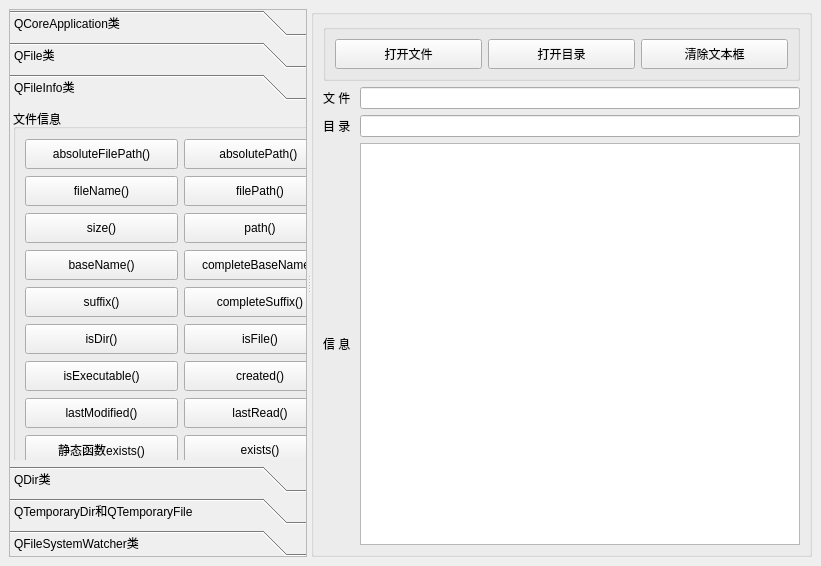
<?xml version="1.0" encoding="UTF-8"?>
<ui version="4.0">
 <class>MainWindow</class>
 <widget class="QMainWindow" name="MainWindow">
  <property name="geometry">
   <rect>
    <x>0</x>
    <y>0</y>
    <width>821</width>
    <height>566</height>
   </rect>
  </property>
  <property name="windowTitle">
   <string>MainWindow</string>
  </property>
  <widget class="QWidget" name="centralwidget">
   <layout class="QVBoxLayout" name="verticalLayout_10">
    <item>
     <widget class="QSplitter" name="splitter">
      <property name="orientation">
       <enum>Qt::Orientation::Horizontal</enum>
      </property>
      <widget class="QToolBox" name="toolBox">
       <property name="maximumSize">
        <size>
         <width>400</width>
         <height>16777215</height>
        </size>
       </property>
       <property name="frameShape">
        <enum>QFrame::Shape::StyledPanel</enum>
       </property>
       <property name="currentIndex">
        <number>2</number>
       </property>
       <widget class="QWidget" name="pageApp">
        <property name="geometry">
         <rect>
          <x>0</x>
          <y>0</y>
          <width>397</width>
          <height>313</height>
         </rect>
        </property>
        <attribute name="icon">
         <iconset>
          <normaloff>:/images/images/802.bmp</normaloff>:/images/images/802.bmp</iconset>
        </attribute>
        <attribute name="label">
         <string>QCoreApplication类</string>
        </attribute>
        <layout class="QVBoxLayout" name="verticalLayout_3">
         <item>
          <widget class="QGroupBox" name="groupBox_8">
           <property name="title">
            <string/>
           </property>
           <layout class="QVBoxLayout" name="verticalLayout_2">
            <item>
             <widget class="QPushButton" name="pushButton">
              <property name="minimumSize">
               <size>
                <width>0</width>
                <height>30</height>
               </size>
              </property>
              <property name="toolTip">
               <string>Returns the directory that contains the application executable</string>
              </property>
              <property name="text">
               <string>applicationDirPath()</string>
              </property>
             </widget>
            </item>
            <item>
             <widget class="QPushButton" name="pushButton_2">
              <property name="minimumSize">
               <size>
                <width>0</width>
                <height>30</height>
               </size>
              </property>
              <property name="toolTip">
               <string>Returns the file path of the application executable</string>
              </property>
              <property name="text">
               <string>applicationFilePath()</string>
              </property>
             </widget>
            </item>
            <item>
             <widget class="QPushButton" name="pushButton_3">
              <property name="minimumSize">
               <size>
                <width>0</width>
                <height>30</height>
               </size>
              </property>
              <property name="toolTip">
               <string>This property holds the name of this application</string>
              </property>
              <property name="text">
               <string>applicationName()</string>
              </property>
             </widget>
            </item>
            <item>
             <widget class="QPushButton" name="pushButton_4">
              <property name="minimumSize">
               <size>
                <width>0</width>
                <height>30</height>
               </size>
              </property>
              <property name="toolTip">
               <string>Returns a list of paths that the application will search when dynamically loading libraries</string>
              </property>
              <property name="text">
               <string>libraryPaths()</string>
              </property>
             </widget>
            </item>
            <item>
             <widget class="QPushButton" name="pushButton_61">
              <property name="toolTip">
               <string>This property holds the name of the organization that wrote this application</string>
              </property>
              <property name="text">
               <string>organizationName()</string>
              </property>
             </widget>
            </item>
            <item>
             <widget class="QPushButton" name="pushButton_40">
              <property name="minimumSize">
               <size>
                <width>0</width>
                <height>30</height>
               </size>
              </property>
              <property name="toolTip">
               <string>Enters the main event loop and waits until exit() is called</string>
              </property>
              <property name="text">
               <string>exit() 退出应用程序</string>
              </property>
             </widget>
            </item>
           </layout>
          </widget>
         </item>
        </layout>
       </widget>
       <widget class="QWidget" name="pageFile">
        <property name="geometry">
         <rect>
          <x>0</x>
          <y>0</y>
          <width>397</width>
          <height>313</height>
         </rect>
        </property>
        <attribute name="icon">
         <iconset>
          <normaloff>:/images/images/804.bmp</normaloff>:/images/images/804.bmp</iconset>
        </attribute>
        <attribute name="label">
         <string>QFile类</string>
        </attribute>
        <layout class="QVBoxLayout" name="verticalLayout_8">
         <item>
          <widget class="QGroupBox" name="groupBox_10">
           <property name="title">
            <string>静态函数</string>
           </property>
           <layout class="QGridLayout" name="gridLayout_7">
            <item row="1" column="1">
             <widget class="QPushButton" name="pushButton_50">
              <property name="minimumSize">
               <size>
                <width>0</width>
                <height>30</height>
               </size>
              </property>
              <property name="toolTip">
               <string>Renames the file oldName to newName. </string>
              </property>
              <property name="text">
               <string>rename()</string>
              </property>
             </widget>
            </item>
            <item row="0" column="1">
             <widget class="QPushButton" name="pushButton_51">
              <property name="minimumSize">
               <size>
                <width>0</width>
                <height>30</height>
               </size>
              </property>
              <property name="toolTip">
               <string>Returns true if the file specified by fileName exists; otherwise returns false.</string>
              </property>
              <property name="text">
               <string>exists()</string>
              </property>
             </widget>
            </item>
            <item row="0" column="0">
             <widget class="QPushButton" name="pushButton_48">
              <property name="minimumSize">
               <size>
                <width>0</width>
                <height>30</height>
               </size>
              </property>
              <property name="toolTip">
               <string>Copies the file fileName to newName.</string>
              </property>
              <property name="text">
               <string>copy()</string>
              </property>
             </widget>
            </item>
            <item row="1" column="0">
             <widget class="QPushButton" name="pushButton_49">
              <property name="minimumSize">
               <size>
                <width>0</width>
                <height>30</height>
               </size>
              </property>
              <property name="toolTip">
               <string>Removes the file specified by the fileName given.</string>
              </property>
              <property name="text">
               <string>remove()</string>
              </property>
             </widget>
            </item>
           </layout>
           <zorder>pushButton_48</zorder>
           <zorder>pushButton_49</zorder>
           <zorder>pushButton_50</zorder>
           <zorder>pushButton_51</zorder>
          </widget>
         </item>
         <item>
          <widget class="QGroupBox" name="groupBox_9">
           <property name="title">
            <string>成员函数</string>
           </property>
           <layout class="QGridLayout" name="gridLayout_5">
            <item row="0" column="0">
             <widget class="QPushButton" name="pushButton_53">
              <property name="minimumSize">
               <size>
                <width>0</width>
                <height>30</height>
               </size>
              </property>
              <property name="toolTip">
               <string>Copies the file currently specified by fileName() to a file called newName</string>
              </property>
              <property name="text">
               <string>copy()</string>
              </property>
             </widget>
            </item>
            <item row="0" column="1">
             <widget class="QPushButton" name="pushButton_54">
              <property name="minimumSize">
               <size>
                <width>0</width>
                <height>30</height>
               </size>
              </property>
              <property name="toolTip">
               <string>Returns true if the file specified by fileName() exists; otherwise returns false.</string>
              </property>
              <property name="text">
               <string>exists()</string>
              </property>
             </widget>
            </item>
            <item row="2" column="0">
             <widget class="QPushButton" name="pushButton_55">
              <property name="minimumSize">
               <size>
                <width>0</width>
                <height>30</height>
               </size>
              </property>
              <property name="toolTip">
               <string>Removes the file specified by fileName(). Returns true if successful; otherwise returns false.</string>
              </property>
              <property name="text">
               <string>remove()</string>
              </property>
             </widget>
            </item>
            <item row="2" column="1">
             <widget class="QPushButton" name="pushButton_56">
              <property name="minimumSize">
               <size>
                <width>0</width>
                <height>30</height>
               </size>
              </property>
              <property name="toolTip">
               <string>Renames the file currently specified by fileName() to newName. Returns true if successful; otherwise returns false.</string>
              </property>
              <property name="text">
               <string>rename()</string>
              </property>
             </widget>
            </item>
           </layout>
          </widget>
         </item>
        </layout>
       </widget>
       <widget class="QWidget" name="pageFileInfo">
        <property name="geometry">
         <rect>
          <x>0</x>
          <y>0</y>
          <width>397</width>
          <height>313</height>
         </rect>
        </property>
        <attribute name="icon">
         <iconset>
          <normaloff>:/images/images/135.JPG</normaloff>:/images/images/135.JPG</iconset>
        </attribute>
        <attribute name="label">
         <string>QFileInfo类</string>
        </attribute>
        <widget class="QGroupBox" name="groupBox_6">
         <property name="geometry">
          <rect>
           <x>3</x>
           <y>3</y>
           <width>335</width>
           <height>369</height>
          </rect>
         </property>
         <property name="title">
          <string>文件信息</string>
         </property>
         <layout class="QGridLayout" name="gridLayout_6">
          <item row="1" column="1">
           <widget class="QPushButton" name="pushButton_34">
            <property name="minimumSize">
             <size>
              <width>0</width>
              <height>30</height>
             </size>
            </property>
            <property name="toolTip">
             <string>Returns the file name, including the path (which may be absolute or relative).</string>
            </property>
            <property name="text">
             <string>filePath()</string>
            </property>
           </widget>
          </item>
          <item row="7" column="0">
           <widget class="QPushButton" name="pushButton_36">
            <property name="minimumSize">
             <size>
              <width>0</width>
              <height>30</height>
             </size>
            </property>
            <property name="toolTip">
             <string>Returns the date and time when the file was last modified.</string>
            </property>
            <property name="text">
             <string>lastModified()</string>
            </property>
           </widget>
          </item>
          <item row="8" column="0">
           <widget class="QPushButton" name="pushButton_59">
            <property name="minimumSize">
             <size>
              <width>0</width>
              <height>30</height>
             </size>
            </property>
            <property name="toolTip">
             <string>Returns true if the file exists; otherwise returns false</string>
            </property>
            <property name="text">
             <string>静态函数exists()</string>
            </property>
           </widget>
          </item>
          <item row="6" column="0">
           <widget class="QPushButton" name="pushButton_35">
            <property name="minimumSize">
             <size>
              <width>0</width>
              <height>30</height>
             </size>
            </property>
            <property name="toolTip">
             <string>Returns true if the file is executable; otherwise returns false.</string>
            </property>
            <property name="text">
             <string>isExecutable()</string>
            </property>
           </widget>
          </item>
          <item row="1" column="0">
           <widget class="QPushButton" name="pushButton_33">
            <property name="minimumSize">
             <size>
              <width>0</width>
              <height>30</height>
             </size>
            </property>
            <property name="toolTip">
             <string>Returns the name of the file, excluding the path.</string>
            </property>
            <property name="text">
             <string>fileName()</string>
            </property>
           </widget>
          </item>
          <item row="4" column="0">
           <widget class="QPushButton" name="pushButton_39">
            <property name="minimumSize">
             <size>
              <width>0</width>
              <height>30</height>
             </size>
            </property>
            <property name="toolTip">
             <string>The suffix consists of all characters in the file after (but not including) the last '.'</string>
            </property>
            <property name="text">
             <string>suffix()</string>
            </property>
           </widget>
          </item>
          <item row="2" column="0">
           <widget class="QPushButton" name="pushButton_38">
            <property name="minimumSize">
             <size>
              <width>0</width>
              <height>30</height>
             </size>
            </property>
            <property name="toolTip">
             <string>Returns the file size in bytes.</string>
            </property>
            <property name="text">
             <string>size()</string>
            </property>
           </widget>
          </item>
          <item row="3" column="0">
           <widget class="QPushButton" name="pushButton_30">
            <property name="minimumSize">
             <size>
              <width>0</width>
              <height>30</height>
             </size>
            </property>
            <property name="toolTip">
             <string>The base name consists of all characters in the file up to (but not including) the first '.' character</string>
            </property>
            <property name="text">
             <string>baseName()</string>
            </property>
           </widget>
          </item>
          <item row="8" column="1">
           <widget class="QPushButton" name="pushButton_27">
            <property name="minimumSize">
             <size>
              <width>0</width>
              <height>30</height>
             </size>
            </property>
            <property name="toolTip">
             <string>Returns true if the file exists; otherwise returns false</string>
            </property>
            <property name="text">
             <string>exists()</string>
            </property>
           </widget>
          </item>
          <item row="5" column="1">
           <widget class="QPushButton" name="pushButton_43">
            <property name="minimumSize">
             <size>
              <width>0</width>
              <height>30</height>
             </size>
            </property>
            <property name="toolTip">
             <string>Returns true if this object points to a file or to a symbolic link to a file</string>
            </property>
            <property name="text">
             <string>isFile()</string>
            </property>
           </widget>
          </item>
          <item row="2" column="1">
           <widget class="QPushButton" name="pushButton_37">
            <property name="minimumSize">
             <size>
              <width>0</width>
              <height>30</height>
             </size>
            </property>
            <property name="toolTip">
             <string>Returns the file's path. This doesn't include the file name.</string>
            </property>
            <property name="text">
             <string>path()</string>
            </property>
           </widget>
          </item>
          <item row="0" column="0">
           <widget class="QPushButton" name="pushButton_28">
            <property name="minimumSize">
             <size>
              <width>0</width>
              <height>30</height>
             </size>
            </property>
            <property name="toolTip">
             <string>Returns an absolute path including the file name</string>
            </property>
            <property name="text">
             <string>absoluteFilePath()</string>
            </property>
           </widget>
          </item>
          <item row="7" column="1">
           <widget class="QPushButton" name="pushButton_44">
            <property name="minimumSize">
             <size>
              <width>0</width>
              <height>30</height>
             </size>
            </property>
            <property name="toolTip">
             <string>Returns the date and time when the file was last read (accessed).</string>
            </property>
            <property name="text">
             <string>lastRead()</string>
            </property>
           </widget>
          </item>
          <item row="0" column="1">
           <widget class="QPushButton" name="pushButton_29">
            <property name="minimumSize">
             <size>
              <width>0</width>
              <height>30</height>
             </size>
            </property>
            <property name="toolTip">
             <string>Returns a file's path absolute path. This doesn't include the file name</string>
            </property>
            <property name="text">
             <string>absolutePath() </string>
            </property>
           </widget>
          </item>
          <item row="5" column="0">
           <widget class="QPushButton" name="pushButton_42">
            <property name="minimumSize">
             <size>
              <width>0</width>
              <height>30</height>
             </size>
            </property>
            <property name="toolTip">
             <string>Returns true if this object points to a directory or to a symbolic link to a directory; otherwise returns false</string>
            </property>
            <property name="text">
             <string>isDir()</string>
            </property>
           </widget>
          </item>
          <item row="6" column="1">
           <widget class="QPushButton" name="pushButton_58">
            <property name="minimumSize">
             <size>
              <width>0</width>
              <height>30</height>
             </size>
            </property>
            <property name="toolTip">
             <string>Returns the date and time when the file was created.</string>
            </property>
            <property name="text">
             <string>created()</string>
            </property>
           </widget>
          </item>
          <item row="3" column="1">
           <widget class="QPushButton" name="pushButton_31">
            <property name="minimumSize">
             <size>
              <width>0</width>
              <height>30</height>
             </size>
            </property>
            <property name="toolTip">
             <string>The complete base name consists of all characters in the file up to (but not including) the last '.' character</string>
            </property>
            <property name="text">
             <string>completeBaseName()</string>
            </property>
           </widget>
          </item>
          <item row="4" column="1">
           <widget class="QPushButton" name="pushButton_32">
            <property name="minimumSize">
             <size>
              <width>0</width>
              <height>30</height>
             </size>
            </property>
            <property name="toolTip">
             <string>The complete suffix consists of all characters in the file after (but not including) the first '.'</string>
            </property>
            <property name="text">
             <string>completeSuffix()</string>
            </property>
           </widget>
          </item>
         </layout>
        </widget>
       </widget>
       <widget class="QWidget" name="pageDir">
        <property name="geometry">
         <rect>
          <x>0</x>
          <y>0</y>
          <width>380</width>
          <height>514</height>
         </rect>
        </property>
        <attribute name="icon">
         <iconset>
          <normaloff>:/images/images/007.GIF</normaloff>:/images/images/007.GIF</iconset>
        </attribute>
        <attribute name="label">
         <string>QDir类</string>
        </attribute>
        <layout class="QVBoxLayout" name="verticalLayout_4">
         <item>
          <widget class="QGroupBox" name="groupBox">
           <property name="title">
            <string>静态函数</string>
           </property>
           <layout class="QGridLayout" name="gridLayout_3">
            <item row="1" column="0">
             <widget class="QPushButton" name="pushButton_8">
              <property name="minimumSize">
               <size>
                <width>0</width>
                <height>30</height>
               </size>
              </property>
              <property name="toolTip">
               <string>Returns the absolute path of the user's home directory</string>
              </property>
              <property name="text">
               <string>homePath()</string>
              </property>
             </widget>
            </item>
            <item row="0" column="0">
             <widget class="QPushButton" name="pushButton_10">
              <property name="minimumSize">
               <size>
                <width>0</width>
                <height>30</height>
               </size>
              </property>
              <property name="toolTip">
               <string>Returns the absolute path of the system's temporary directory</string>
              </property>
              <property name="text">
               <string>tempPath()</string>
              </property>
             </widget>
            </item>
            <item row="0" column="1">
             <widget class="QPushButton" name="pushButton_9">
              <property name="minimumSize">
               <size>
                <width>0</width>
                <height>30</height>
               </size>
              </property>
              <property name="toolTip">
               <string>Returns the absolute path of the root directory</string>
              </property>
              <property name="text">
               <string>rootPath()</string>
              </property>
             </widget>
            </item>
            <item row="1" column="1">
             <widget class="QPushButton" name="pushButton_7">
              <property name="minimumSize">
               <size>
                <width>0</width>
                <height>30</height>
               </size>
              </property>
              <property name="toolTip">
               <string>Returns a list of the root directories on this system</string>
              </property>
              <property name="text">
               <string>drives()</string>
              </property>
             </widget>
            </item>
            <item row="2" column="0">
             <widget class="QPushButton" name="pushButton_6">
              <property name="minimumSize">
               <size>
                <width>0</width>
                <height>30</height>
               </size>
              </property>
              <property name="toolTip">
               <string>Returns the absolute path of the application's current directory</string>
              </property>
              <property name="text">
               <string>currentPath()</string>
              </property>
             </widget>
            </item>
            <item row="2" column="1">
             <widget class="QPushButton" name="pushButton_60">
              <property name="minimumSize">
               <size>
                <width>0</width>
                <height>30</height>
               </size>
              </property>
              <property name="toolTip">
               <string>Sets the application's current working directory to path</string>
              </property>
              <property name="text">
               <string>setCurrent()</string>
              </property>
             </widget>
            </item>
           </layout>
          </widget>
         </item>
         <item>
          <widget class="QGroupBox" name="groupBox_4">
           <property name="title">
            <string>文件或目录操作</string>
           </property>
           <layout class="QGridLayout" name="gridLayout_2">
            <item row="0" column="0">
             <widget class="QPushButton" name="pushButton_20">
              <property name="minimumSize">
               <size>
                <width>0</width>
                <height>30</height>
               </size>
              </property>
              <property name="toolTip">
               <string>Creates a sub-directory called dirName.</string>
              </property>
              <property name="text">
               <string>mkdir()</string>
              </property>
             </widget>
            </item>
            <item row="2" column="0">
             <widget class="QPushButton" name="pushButton_22">
              <property name="minimumSize">
               <size>
                <width>0</width>
                <height>30</height>
               </size>
              </property>
              <property name="toolTip">
               <string>Removes the file, fileName.</string>
              </property>
              <property name="text">
               <string>remove()</string>
              </property>
             </widget>
            </item>
            <item row="2" column="1">
             <widget class="QPushButton" name="pushButton_23">
              <property name="minimumSize">
               <size>
                <width>0</width>
                <height>30</height>
               </size>
              </property>
              <property name="toolTip">
               <string>Renames a file or directory from oldName to newName</string>
              </property>
              <property name="text">
               <string>rename()</string>
              </property>
             </widget>
            </item>
            <item row="3" column="0">
             <widget class="QPushButton" name="pushButton_26">
              <property name="minimumSize">
               <size>
                <width>0</width>
                <height>30</height>
               </size>
              </property>
              <property name="toolTip">
               <string>Sets the path of the directory to path</string>
              </property>
              <property name="text">
               <string>setPath()</string>
              </property>
             </widget>
            </item>
            <item row="0" column="1">
             <widget class="QPushButton" name="pushButton_24">
              <property name="minimumSize">
               <size>
                <width>0</width>
                <height>30</height>
               </size>
              </property>
              <property name="toolTip">
               <string>Removes the directory specified by dirName.</string>
              </property>
              <property name="text">
               <string>rmdir()</string>
              </property>
             </widget>
            </item>
            <item row="3" column="1">
             <widget class="QPushButton" name="pushButton_12">
              <property name="minimumSize">
               <size>
                <width>0</width>
                <height>30</height>
               </size>
              </property>
              <property name="toolTip">
               <string>Removes the directory, including all its contents.</string>
              </property>
              <property name="text">
               <string>removeRecursively()</string>
              </property>
             </widget>
            </item>
           </layout>
          </widget>
         </item>
         <item>
          <widget class="QGroupBox" name="groupBox_3">
           <property name="title">
            <string>文件或目录信息</string>
           </property>
           <layout class="QGridLayout" name="gridLayout">
            <item row="0" column="1">
             <widget class="QPushButton" name="pushButton_14">
              <property name="minimumSize">
               <size>
                <width>0</width>
                <height>30</height>
               </size>
              </property>
              <property name="toolTip">
               <string>Returns the absolute path (a path that starts with &quot;/&quot; or with a drive specification)</string>
              </property>
              <property name="text">
               <string>absolutePath()</string>
              </property>
             </widget>
            </item>
            <item row="1" column="0">
             <widget class="QPushButton" name="pushButton_15">
              <property name="minimumSize">
               <size>
                <width>0</width>
                <height>30</height>
               </size>
              </property>
              <property name="toolTip">
               <string>Returns the canonical path, i.e. a path without symbolic links or redundant &quot;.&quot; or &quot;..&quot; elements.</string>
              </property>
              <property name="text">
               <string>canonicalPath()</string>
              </property>
             </widget>
            </item>
            <item row="1" column="1">
             <widget class="QPushButton" name="pushButton_19">
              <property name="minimumSize">
               <size>
                <width>0</width>
                <height>30</height>
               </size>
              </property>
              <property name="toolTip">
               <string>Returns the path name of a file in the directory</string>
              </property>
              <property name="text">
               <string>filePath()</string>
              </property>
             </widget>
            </item>
            <item row="2" column="1">
             <widget class="QPushButton" name="pushButton_16">
              <property name="minimumSize">
               <size>
                <width>0</width>
                <height>30</height>
               </size>
              </property>
              <property name="toolTip">
               <string>Returns the name of the directory</string>
              </property>
              <property name="text">
               <string>dirName()</string>
              </property>
             </widget>
            </item>
            <item row="2" column="0">
             <widget class="QPushButton" name="pushButton_18">
              <property name="minimumSize">
               <size>
                <width>0</width>
                <height>30</height>
               </size>
              </property>
              <property name="toolTip">
               <string>Returns true if the directory exists</string>
              </property>
              <property name="text">
               <string>exists()</string>
              </property>
             </widget>
            </item>
            <item row="0" column="0">
             <widget class="QPushButton" name="pushButton_13">
              <property name="minimumSize">
               <size>
                <width>0</width>
                <height>30</height>
               </size>
              </property>
              <property name="toolTip">
               <string>Returns the absolute path name of a file in the directory</string>
              </property>
              <property name="text">
               <string>absoluteFilePath()</string>
              </property>
             </widget>
            </item>
            <item row="3" column="1">
             <widget class="QPushButton" name="pushButton_17">
              <property name="minimumSize">
               <size>
                <width>0</width>
                <height>30</height>
               </size>
              </property>
              <property name="toolTip">
               <string>Returns a list of the names of all the files and directories in the directory</string>
              </property>
              <property name="text">
               <string>entryList(file)</string>
              </property>
             </widget>
            </item>
            <item row="3" column="0">
             <widget class="QPushButton" name="pushButton_11">
              <property name="minimumSize">
               <size>
                <width>0</width>
                <height>30</height>
               </size>
              </property>
              <property name="toolTip">
               <string>Returns a list of the names of all the files and directories in the directory</string>
              </property>
              <property name="text">
               <string>entryList(dir)</string>
              </property>
             </widget>
            </item>
           </layout>
          </widget>
         </item>
        </layout>
       </widget>
       <widget class="QWidget" name="pageTemp">
        <property name="geometry">
         <rect>
          <x>0</x>
          <y>0</y>
          <width>397</width>
          <height>313</height>
         </rect>
        </property>
        <attribute name="icon">
         <iconset>
          <normaloff>:/images/images/806.bmp</normaloff>:/images/images/806.bmp</iconset>
        </attribute>
        <attribute name="label">
         <string>QTemporaryDir和QTemporaryFile</string>
        </attribute>
        <layout class="QHBoxLayout" name="horizontalLayout_2">
         <item>
          <widget class="QGroupBox" name="groupBox_5">
           <property name="title">
            <string/>
           </property>
           <layout class="QVBoxLayout" name="verticalLayout_7">
            <item>
             <widget class="QPushButton" name="pushButton_21">
              <property name="minimumSize">
               <size>
                <width>0</width>
                <height>30</height>
               </size>
              </property>
              <property name="toolTip">
               <string>Constructs a QTemporaryDir using as template the application name </string>
              </property>
              <property name="text">
               <string>新建临时文件夹</string>
              </property>
             </widget>
            </item>
            <item>
             <widget class="QPushButton" name="pushButton_25">
              <property name="minimumSize">
               <size>
                <width>0</width>
                <height>30</height>
               </size>
              </property>
              <property name="toolTip">
               <string>QTemporaryFile is used to create unique temporary files safely</string>
              </property>
              <property name="text">
               <string>新建临时文件</string>
              </property>
             </widget>
            </item>
           </layout>
          </widget>
         </item>
        </layout>
       </widget>
       <widget class="QWidget" name="pageWatcher">
        <property name="geometry">
         <rect>
          <x>0</x>
          <y>0</y>
          <width>397</width>
          <height>313</height>
         </rect>
        </property>
        <attribute name="icon">
         <iconset>
          <normaloff>:/images/images/714.bmp</normaloff>:/images/images/714.bmp</iconset>
        </attribute>
        <attribute name="label">
         <string>QFileSystemWatcher类</string>
        </attribute>
        <layout class="QVBoxLayout" name="verticalLayout_9">
         <item>
          <widget class="QGroupBox" name="groupBox_11">
           <property name="title">
            <string/>
           </property>
           <layout class="QVBoxLayout" name="verticalLayout_6">
            <item>
             <widget class="QPushButton" name="pushButton_46">
              <property name="minimumSize">
               <size>
                <width>0</width>
                <height>30</height>
               </size>
              </property>
              <property name="toolTip">
               <string>Adds path to the file system watcher if path exists.</string>
              </property>
              <property name="text">
               <string>addPath()开始监听</string>
              </property>
             </widget>
            </item>
            <item>
             <widget class="QPushButton" name="pushButton_47">
              <property name="minimumSize">
               <size>
                <width>0</width>
                <height>30</height>
               </size>
              </property>
              <property name="toolTip">
               <string>Removes the specified path from the file system watcher.</string>
              </property>
              <property name="text">
               <string>removePath()停止监听</string>
              </property>
             </widget>
            </item>
            <item>
             <widget class="QPushButton" name="pushButton_52">
              <property name="minimumSize">
               <size>
                <width>0</width>
                <height>30</height>
               </size>
              </property>
              <property name="toolTip">
               <string>Returns a list of paths to directories that are being watched.</string>
              </property>
              <property name="text">
               <string>directories()</string>
              </property>
             </widget>
            </item>
            <item>
             <widget class="QPushButton" name="pushButton_57">
              <property name="minimumSize">
               <size>
                <width>0</width>
                <height>30</height>
               </size>
              </property>
              <property name="toolTip">
               <string>Returns a list of paths to files that are being watched.</string>
              </property>
              <property name="text">
               <string>files()</string>
              </property>
             </widget>
            </item>
           </layout>
          </widget>
         </item>
        </layout>
       </widget>
      </widget>
      <widget class="QGroupBox" name="groupBox_2">
       <property name="title">
        <string/>
       </property>
       <property name="flat">
        <bool>false</bool>
       </property>
       <layout class="QVBoxLayout" name="verticalLayout_5">
        <item>
         <widget class="QGroupBox" name="groupBox_7">
          <property name="title">
           <string/>
          </property>
          <layout class="QVBoxLayout" name="verticalLayout">
           <item>
            <layout class="QHBoxLayout" name="horizontalLayout">
             <item>
              <widget class="QPushButton" name="pushBtnOpenFile">
               <property name="minimumSize">
                <size>
                 <width>0</width>
                 <height>30</height>
                </size>
               </property>
               <property name="text">
                <string>打开文件</string>
               </property>
               <property name="icon">
                <iconset>
                 <normaloff>:/images/images/007.GIF</normaloff>:/images/images/007.GIF</iconset>
               </property>
              </widget>
             </item>
             <item>
              <widget class="QPushButton" name="pushBtnOpenDir">
               <property name="minimumSize">
                <size>
                 <width>0</width>
                 <height>30</height>
                </size>
               </property>
               <property name="text">
                <string>打开目录</string>
               </property>
               <property name="icon">
                <iconset>
                 <normaloff>:/images/images/122.bmp</normaloff>:/images/images/122.bmp</iconset>
               </property>
              </widget>
             </item>
             <item>
              <widget class="QPushButton" name="pushBtnClearText">
               <property name="minimumSize">
                <size>
                 <width>0</width>
                 <height>30</height>
                </size>
               </property>
               <property name="text">
                <string>清除文本框</string>
               </property>
               <property name="icon">
                <iconset>
                 <normaloff>:/images/images/212.bmp</normaloff>:/images/images/212.bmp</iconset>
               </property>
              </widget>
             </item>
            </layout>
           </item>
          </layout>
         </widget>
        </item>
        <item>
         <layout class="QGridLayout" name="gridLayout_4">
          <item row="0" column="0">
           <widget class="QLabel" name="label">
            <property name="text">
             <string>文 件 </string>
            </property>
           </widget>
          </item>
          <item row="0" column="1">
           <widget class="QLineEdit" name="editFile">
            <property name="clearButtonEnabled">
             <bool>true</bool>
            </property>
           </widget>
          </item>
          <item row="1" column="0">
           <widget class="QLabel" name="label_2">
            <property name="text">
             <string>目 录 </string>
            </property>
           </widget>
          </item>
          <item row="1" column="1">
           <widget class="QLineEdit" name="editDir">
            <property name="clearButtonEnabled">
             <bool>true</bool>
            </property>
           </widget>
          </item>
          <item row="2" column="0">
           <widget class="QLabel" name="label_3">
            <property name="text">
             <string>信 息 </string>
            </property>
           </widget>
          </item>
          <item row="2" column="1">
           <widget class="QPlainTextEdit" name="plainTextEdit">
            <property name="font">
             <font>
              <pointsize>12</pointsize>
             </font>
            </property>
            <property name="lineWrapMode">
             <enum>QPlainTextEdit::LineWrapMode::WidgetWidth</enum>
            </property>
            <property name="backgroundVisible">
             <bool>false</bool>
            </property>
           </widget>
          </item>
         </layout>
        </item>
       </layout>
      </widget>
     </widget>
    </item>
   </layout>
  </widget>
  <widget class="QMenuBar" name="menubar">
   <property name="geometry">
    <rect>
     <x>0</x>
     <y>0</y>
     <width>821</width>
     <height>25</height>
    </rect>
   </property>
  </widget>
 </widget>
 <resources/>
 <connections/>
</ui>
